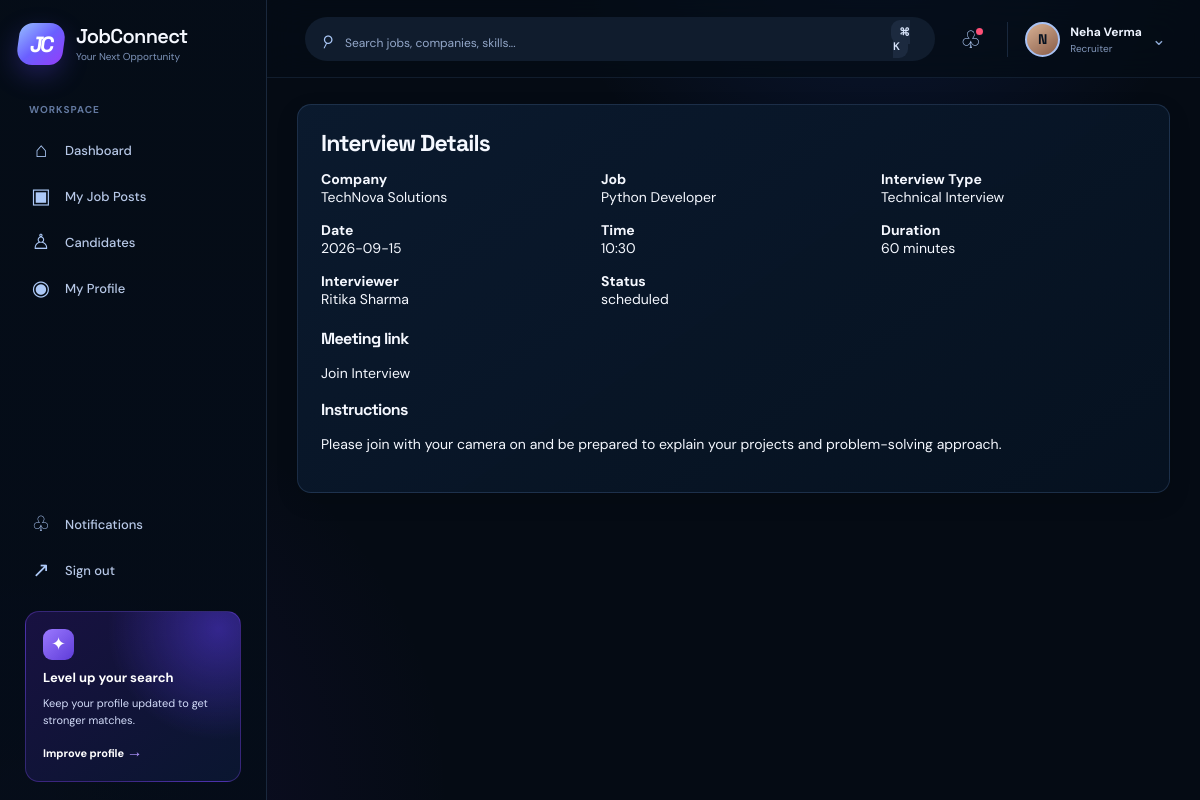
Page /interview/1 (signed in) on the committed database.
### tables this page shows
CREATE TABLE users (
            id INTEGER PRIMARY KEY AUTOINCREMENT,
            username TEXT UNIQUE NOT NULL,
            full_name TEXT NOT NULL,
            email TEXT UNIQUE NOT NULL,
            phone TEXT,
            password_hash TEXT NOT NULL,
            role TEXT NOT NULL,
            location TEXT,
            profile_image TEXT,
            created_at TEXT NOT NULL DEFAULT CURRENT_TIMESTAMP
        );

CREATE TABLE companies (
            id INTEGER PRIMARY KEY AUTOINCREMENT,
            recruiter_id INTEGER,
            company_name TEXT NOT NULL,
            logo TEXT,
            description TEXT,
            industry TEXT,
            location TEXT,
            website TEXT,
            employee_count INTEGER,
            created_at TEXT NOT NULL DEFAULT CURRENT_TIMESTAMP,
            FOREIGN KEY(recruiter_id) REFERENCES users(id)
        );

CREATE TABLE jobs (
            id INTEGER PRIMARY KEY AUTOINCREMENT,
            company_id INTEGER,
            recruiter_id INTEGER,
            title TEXT NOT NULL,
            description TEXT,
            responsibilities TEXT,
            required_skills TEXT,
            preferred_skills TEXT,
            location TEXT,
            salary_min INTEGER,
            salary_max INTEGER,
            employment_type TEXT,
            workplace_type TEXT,
            experience_level TEXT,
            education TEXT,
            deadline TEXT,
            status TEXT DEFAULT 'active',
            created_at TEXT NOT NULL DEFAULT CURRENT_TIMESTAMP,
            FOREIGN KEY(company_id) REFERENCES companies(id),
            FOREIGN KEY(recruiter_id) REFERENCES users(id)
        );

CREATE TABLE interviews (
            id INTEGER PRIMARY KEY AUTOINCREMENT,
            application_id INTEGER NOT NULL,
            interview_type TEXT,
            interview_date TEXT,
            interview_time TEXT,
            duration TEXT,
            interviewer TEXT,
            meeting_link TEXT,
            instructions TEXT,
            status TEXT DEFAULT 'scheduled',
            created_at TEXT NOT NULL DEFAULT CURRENT_TIMESTAMP,
            FOREIGN KEY(application_id) REFERENCES applications(id)
        );

### backend/app.py (the view)
@app.route("/interview/<int:interview_id>")
@login_required
def interview_detail(interview_id):
    user = get_current_user()
    conn = get_db_connection()
    interview = conn.execute(
        """
        SELECT i.*, a.user_id, j.title AS job_title, c.company_name
        FROM interviews i
        JOIN applications a ON a.id = i.application_id
        JOIN jobs j ON j.id = a.job_id
        LEFT JOIN companies c ON c.id = j.company_id
        WHERE i.id = ?
        """,
        (interview_id,),
    ).fetchone()
    conn.close()
    if not interview or (user["role"] == "job_seeker" and interview["user_id"] != user["id"]):
        flash("Interview not found.", "error")
        return redirect(url_for("interviews_page"))
    return render_template("interview_detail.html", interview=dict(interview), user=user)

### backend/app.py (called while the page is built, shortened)
def login_required(view):
    @wraps(view)
    def wrapped(*args, **kwargs):
        if not session.get("user_id"):
            flash("Please log in to continue.", "error")
            return redirect(url_for("login"))
        return view(*args, **kwargs)
    return wrapped

def get_current_user():
    user_id = session.get("user_id")
    if not user_id:
        return None
    conn = get_db_connection()
    user = conn.execute("SELECT * FROM users WHERE id = ?", (user_id,)).fetchone()
    conn.close()
    return dict(user) if user else None

def ensure_demo_data():
    conn = get_db_connection()
    user_count = conn.execute("SELECT COUNT(*) FROM users").fetchone()[0]
    if user_count > 0:
        conn.close()
        return

@app.before_request
def setup_demo_data():
    init_db()
    ensure_demo_data()

@app.context_processor
def inject_user():
    return {"current_user": get_current_user()}

### backend/database.py (called while the page is built)
def get_db_connection():
    conn = sqlite3.connect(DB_PATH)
    conn.row_factory = sqlite3.Row
    return conn

### frontend/templates/interview_detail.html (shortened to what this page needs)
{% extends 'base.html' %}
{% block content %}
<div class="container" style="max-width: 900px;">
  <div class="form-panel">
    <h2>Interview Details</h2>
    <div class="form-grid">
      <div><strong>Company</strong><br />{{ interview.company_name }}</div>
      <div><strong>Job</strong><br />{{ interview.job_title }}</div>
      <div><strong>Interview Type</strong><br />{{ interview.interview_type }}</div>
      <div><strong>Date</strong><br />{{ interview.interview_date }}</div>
      <div><strong>Time</strong><br />{{ interview.interview_time }}</div>
      <div><strong>Duration</strong><br />{{ interview.duration }}</div>
      <div><strong>Interviewer</strong><br />{{ interview.interviewer }}</div>
      <div><strong>Status</strong><br />{{ interview.status }}</div>
    </div>
    <div style="margin-top: 20px;">
      <h3>Meeting link</h3>
      <p><a href="{{ interview.meeting_link }}" target="_blank">Join Interview</a></p>
      <h3>Instructions</h3>
      <p>{{ interview.instructions }}</p>
    </div>
  </div>
</div>
{% endblock %}

### frontend/templates/base.html (shortened to what this page needs)
<!DOCTYPE html>
<html lang="en">
  <head>
    <link rel="stylesheet" href="{{ url_for('static', filename='css/style.css', v='8') }}" />
  </head>
  <body>
    {% set active = request.endpoint or '' %}
    <div class="page-shell {% if current_user %}signed-in{% else %}guest-shell{% endif %}">
      {% if current_user %}
      <aside class="sidebar" id="sidebar">
        <a class="brand-wrap" href="{{ url_for('dashboard') }}" aria-label="JobConnect dashboard">
          <span class="brand-mark">JC</span>
          <span><span class="brand-name">JobConnect</span><span class="brand-tag">Your Next Opportunity</span></span>
        </a>
        <nav class="sidebar-nav" aria-label="Main navigation">
          <p class="nav-label">Workspace</p>
          <a class="nav-link {% if active == 'dashboard' %}active{% endif %}" href="{{ url_for('dashboard') }}"><span class="nav-icon">⌂</span>Dashboard</a>
          {% if current_user.role == 'job_seeker' %}
          <a class="nav-link {% if active == 'profile' %}active{% endif %}" href="{{ url_for('profile') }}"><span class="nav-icon">♙</span>My Profile</a>
          <a class="nav-link {% if active == 'jobs' or active == 'search_results' or active == 'job_detail' %}active{% endif %}" href="{{ url_for('jobs') }}"><span class="nav-icon">⌕</span>Find Jobs</a>
          <a class="nav-link {% if active == 'saved_jobs' %}active{% endif %}" href="{{ url_for('saved_jobs') }}"><span class="nav-icon">♡</span>Saved Jobs</a>
          <a class="nav-link {% if active == 'applications_page' or active == 'application_detail' %}active{% endif %}" href="{{ url_for('applications_page') }}"><span class="nav-icon">▣</span>Applications</a>
          <a class="nav-link {% if active == 'interviews_page' or active == 'interview_detail' %}active{% endif %}" href="{{ url_for('interviews_page') }}"><span class="nav-icon">□</span>Interviews</a>
          <a class="nav-link {% if active == 'resume_management' %}active{% endif %}" href="{{ url_for('resume_management') }}"><span class="nav-icon">▤</span>Resume</a>
          <a class="nav-link {% if active == 'job_alerts' %}active{% endif %}" href="{{ url_for('job_alerts') }}"><span class="nav-icon">◉</span>Job Alerts</a>
          {% elif current_user.role == 'recruiter' %}
          <a class="nav-link {% if active == 'recruiter_jobs' %}active{% endif %}" href="{{ url_for('recruiter_jobs') }}"><span class="nav-icon">▣</span>My Job Posts</a>
          <a class="nav-link {% if active == 'recruiter_applicants' %}active{% endif %}" href="{{ url_for('recruiter_applicants') }}"><span class="nav-icon">♙</span>Candidates</a>
          <a class="nav-link {% if active == 'profile' %}active{% endif %}" href="{{ url_for('profile') }}"><span class="nav-icon">◉</span>My Profile</a>
          {% else %}
          <a class="nav-link {% if active == 'admin_users' %}active{% endif %}" href="{{ url_for('admin_users') }}"><span class="nav-icon">♙</span>Users</a>
          <a class="nav-link {% if active == 'admin_jobs' %}active{% endif %}" href="{{ url_for('admin_jobs') }}"><span class="nav-icon">▣</span>Job Listings</a>
          {% endif %}
        </nav>
        <div class="sidebar-bottom">
          <a class="nav-link {% if active == 'notifications_page' %}active{% endif %}" href="{{ url_for('notifications_page') }}"><span class="nav-icon">♧</span>Notifications</a>
          <a class="nav-link" href="{{ url_for('logout') }}"><span class="nav-icon">↗</span>Sign out</a>
          <div class="upgrade-card">
            <span class="upgrade-icon">✦</span><strong>Level up your search</strong>
            <span>Keep your profile updated to get stronger matches.</span>
            <a href="{{ url_for('profile') if current_user.role != 'admin' else url_for('dashboard') }}">Improve profile <b>→</b></a>
          </div>
        </div>
      </aside>
      <div class="workspace">
        <header class="topbar">
          <form method="GET" action="{{ url_for('search_results') }}" class="search-form">
            <span class="search-icon">⌕</span><input type="text" name="q" placeholder="Search jobs, companies, skills..." value="{{ request.args.get('q', '') }}" />
            <button type="submit" aria-label="Search">Search <kbd>⌘ K</kbd></button>
          </form>
          <div class="topbar-actions">
            <a href="{{ url_for('notifications_page') }}" class="round-action" aria-label="Notifications">♧</a>
            <a href="{{ url_for('profile') if current_user.role != 'admin' else url_for('dashboard') }}" class="user-menu"><span class="avatar">{{ current_user.full_name[:1]|upper }}</span><span class="user-menu-text"><b>{{ current_user.full_name }}</b><small>{{ current_user.role|replace('_', ' ')|title }}</small></span><span class="chevron">⌄</span></a>
          </div>
        </header>
      {% endif %}
      <main class="{% if current_user %}main-content{% else %}landing-main{% endif %}">{% block content %}{% endblock %}</main>
      {% if current_user %}</div>{% endif %}
    </div>
  </body>
</html>

### rows in the picture
users: full_name "N", full_name "Neha Verma", role "Recruiter"
companies: company_name "TechNova Solutions"
jobs: job_title "Python Developer"
interviews: interview_type "Technical Interview", interview_date "2026-09-15", interview_time "10:30", duration "60 minutes", interviewer "Ritika Sharma", status "scheduled", instructions "Please join with your camera on and be prepared to explain your projects and problem-solving approach."
